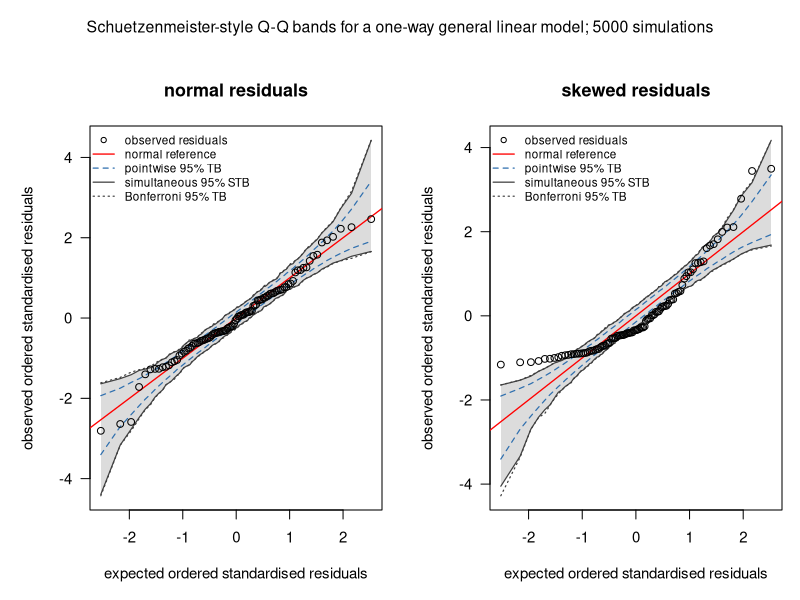

Reproduce this figure in R.
set.seed(20260605)

out_dir <- file.path("dev", "codextrial20260605_schuetzenmeister_qq_toy_example")
dir.create(out_dir, recursive = TRUE, showWarnings = FALSE)

fit_one_way <- function(kind = c("normal", "skewed"), n_per_group = 25) {
  kind <- match.arg(kind)
  group <- factor(rep(LETTERS[1:4], each = n_per_group))
  if (kind == "normal") {
    y <- rnorm(length(group))
  } else {
    y <- rgamma(length(group), shape = 1, scale = 1) - 1
  }
  lm(y ~ group)
}

standardised_residuals <- function(fit) {
  residuals(fit) / (sigma(fit) * sqrt(1 - hatvalues(fit)))
}

simulated_residual_orders <- function(fit, nsim = 5000) {
  x <- model.matrix(fit)
  fitted_values <- fitted(fit)
  sigma_hat <- sigma(fit)
  h <- hatvalues(fit)
  qr_x <- qr(x)
  rank_x <- qr_x$rank
  df <- length(fitted_values) - rank_x

  replicate(nsim, {
    y_sim <- fitted_values + rnorm(length(fitted_values), sd = sigma_hat)
    fit_sim <- lm.fit(x = x, y = y_sim)
    sigma_sim <- sqrt(sum(fit_sim$residuals^2) / df)
    sort(fit_sim$residuals / (sigma_sim * sqrt(1 - h)))
  })
}

band_limits <- function(sim_orders, alpha = 0.05) {
  n <- nrow(sim_orders)

  pointwise <- apply(
    sim_orders, 1, quantile,
    probs = c(alpha / 2, 1 - alpha / 2),
    names = FALSE
  )

  bonferroni <- apply(
    sim_orders, 1, quantile,
    probs = c(alpha / (2 * n), 1 - alpha / (2 * n)),
    names = FALSE
  )

  coverage_for <- function(local_alpha) {
    lim <- apply(
      sim_orders, 1, quantile,
      probs = c(local_alpha / 2, 1 - local_alpha / 2),
      names = FALSE
    )
    mean(colSums(sim_orders >= lim[1, ] & sim_orders <= lim[2, ]) == n)
  }

  lower_alpha <- alpha / n
  upper_alpha <- alpha
  for (i in seq_len(35)) {
    mid_alpha <- (lower_alpha + upper_alpha) / 2
    if (coverage_for(mid_alpha) > 1 - alpha) {
      lower_alpha <- mid_alpha
    } else {
      upper_alpha <- mid_alpha
    }
  }
  simultaneous_alpha <- lower_alpha

  simultaneous <- apply(
    sim_orders, 1, quantile,
    probs = c(simultaneous_alpha / 2, 1 - simultaneous_alpha / 2),
    names = FALSE
  )

  list(
    expected = rowMeans(sim_orders),
    pointwise = pointwise,
    simultaneous = simultaneous,
    bonferroni = bonferroni,
    simultaneous_alpha = simultaneous_alpha,
    simultaneous_coverage = coverage_for(simultaneous_alpha),
    pointwise_coverage = mean(
      colSums(sim_orders >= pointwise[1, ] & sim_orders <= pointwise[2, ]) == n
    ),
    bonferroni_coverage = mean(
      colSums(sim_orders >= bonferroni[1, ] & sim_orders <= bonferroni[2, ]) == n
    )
  )
}

qq_object <- function(fit, nsim = 5000) {
  sim_orders <- simulated_residual_orders(fit, nsim = nsim)
  bands <- band_limits(sim_orders)
  list(
    observed = sort(standardised_residuals(fit)),
    bands = bands
  )
}

plot_schuetzenmeister_qq <- function(obj, main) {
  x <- obj$bands$expected
  y <- obj$observed
  y_lim <- range(
    y,
    obj$bands$pointwise,
    obj$bands$simultaneous,
    obj$bands$bonferroni,
    finite = TRUE
  )

  plot(
    x, y,
    type = "n",
    main = main,
    xlab = "expected ordered standardised residuals",
    ylab = "observed ordered standardised residuals",
    ylim = y_lim,
    las = 1
  )

  polygon(
    c(x, rev(x)),
    c(obj$bands$simultaneous[1, ], rev(obj$bands$simultaneous[2, ])),
    col = adjustcolor("grey75", alpha.f = 0.55),
    border = NA
  )
  lines(x, obj$bands$pointwise[1, ], col = "#2F6FAE", lty = 2, lwd = 1.2)
  lines(x, obj$bands$pointwise[2, ], col = "#2F6FAE", lty = 2, lwd = 1.2)
  lines(x, obj$bands$simultaneous[1, ], col = "grey25", lty = 1, lwd = 1.2)
  lines(x, obj$bands$simultaneous[2, ], col = "grey25", lty = 1, lwd = 1.2)
  lines(x, obj$bands$bonferroni[1, ], col = "grey25", lty = 3, lwd = 1.2)
  lines(x, obj$bands$bonferroni[2, ], col = "grey25", lty = 3, lwd = 1.2)
  abline(0, 1, col = "red", lwd = 1.3)
  points(x, y, pch = 1, col = "black", lwd = 1)

  legend(
    "topleft",
    legend = c(
      "observed residuals",
      "normal reference",
      "pointwise 95% TB",
      "simultaneous 95% STB",
      "Bonferroni 95% TB"
    ),
    pch = c(1, NA, NA, NA, NA),
    lty = c(NA, 1, 2, 1, 3),
    lwd = c(NA, 1.3, 1.2, 1.2, 1.2),
    col = c("black", "red", "#2F6FAE", "grey25", "grey25"),
    bty = "n",
    cex = 0.78
  )
}

normal_fit <- fit_one_way("normal")
skewed_fit <- fit_one_way("skewed")
normal_qq <- qq_object(normal_fit)
skewed_qq <- qq_object(skewed_fit)

png(
  file.path(out_dir, "schuetzenmeister_qq_toy_example.png"),
  width = 2400,
  height = 1200,
  res = 180
)
op <- par(no.readonly = TRUE)
par(mfrow = c(1, 2), mar = c(5, 5, 4, 1), oma = c(0, 0, 3, 0), cex = 0.9)
plot_schuetzenmeister_qq(normal_qq, "normal residuals")
plot_schuetzenmeister_qq(skewed_qq, "skewed residuals")
mtext(
  "Schuetzenmeister-style Q-Q bands for a one-way general linear model; 5000 simulations",
  outer = TRUE,
  line = 1,
  cex = 0.95
)
par(op)
dev.off()

summary_table <- data.frame(
  example = c("normal residuals", "skewed residuals"),
  pointwise_joint_coverage = c(
    normal_qq$bands$pointwise_coverage,
    skewed_qq$bands$pointwise_coverage
  ),
  simultaneous_joint_coverage = c(
    normal_qq$bands$simultaneous_coverage,
    skewed_qq$bands$simultaneous_coverage
  ),
  bonferroni_joint_coverage = c(
    normal_qq$bands$bonferroni_coverage,
    skewed_qq$bands$bonferroni_coverage
  ),
  simultaneous_local_alpha = c(
    normal_qq$bands$simultaneous_alpha,
    skewed_qq$bands$simultaneous_alpha
  )
)

write.csv(
  summary_table,
  file.path(out_dir, "schuetzenmeister_qq_toy_example_summary.csv"),
  row.names = FALSE
)
